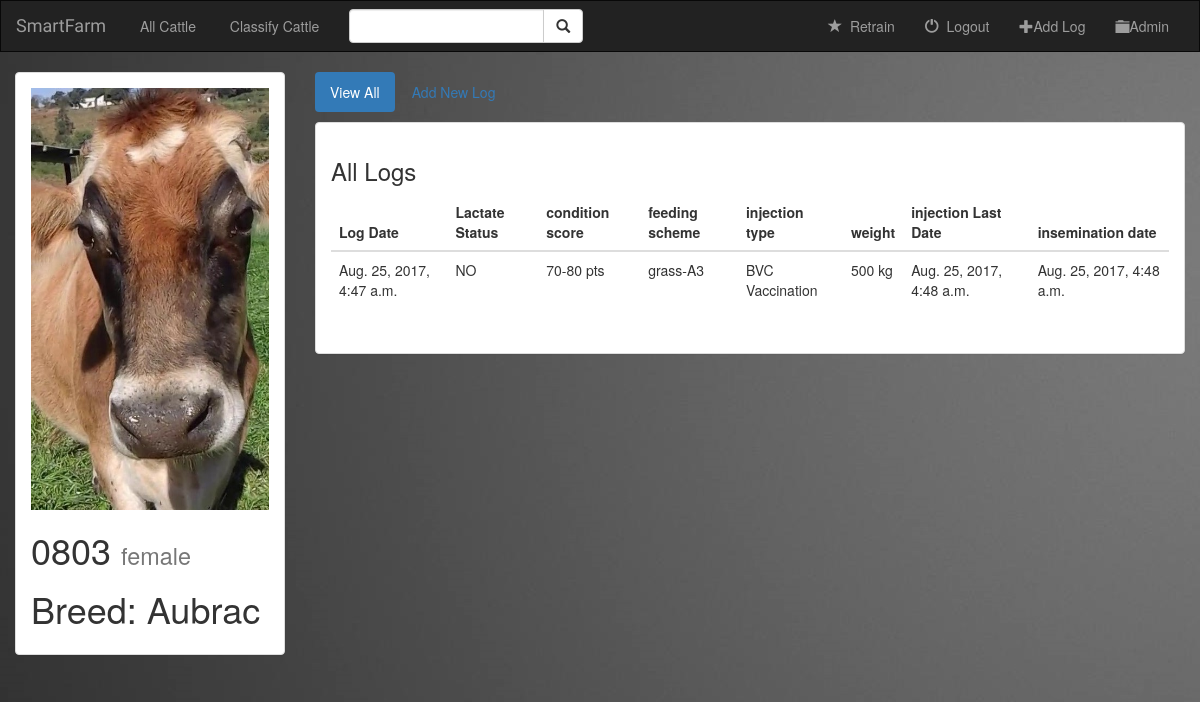
Screenshot of /4/ (signed in) with the database file from the repository.
### face/models.py (models this page shows, shortened)
class Cow(models.Model):
    MALE = 'male'
    FEMALE = 'female'
    JERSEY = 'Jersey'
    AUBRAC = 'Aubrac'
    T1 = 'Horned In Both Sexes'
    T2 = 'Male Only Horned '
    HORN_CHOICES = (
        (T1, 'Horned In Both Sexes'),
        (T2, 'Male Only Horned '),
        )
    GENDER_CHOICES = (
        (MALE, 'male'),
        (FEMALE, 'female'),
        )
    name = models.CharField(max_length=100)
    gender = models.CharField(max_length=6, choices=GENDER_CHOICES,
        default=FEMALE)
    BREED_CHOICES = (
        (JERSEY, 'Jersey'),
        (AUBRAC, 'Aubrac'),
        )
    breed = models.CharField(max_length=15, choices=BREED_CHOICES,
        default=JERSEY)
    coat_color = models.CharField(max_length=100, default=None)
    horn_status = models.CharField(max_length=50, choices=HORN_CHOICES,
        default=T1)
    used_for = models.CharField(max_length=100, default=None)
    cow_img = models.FileField(default=None)

class CattleLog(models.Model):
    NO = 'NO'
    YES = 'YES'
    A = ' 1-10 pts '
    B = '10-20 pts'
    C = '20-30 pts'
    D = '30-40 pts'
    E = '50-60 pts'
    F = '60-70 pts'
    G = '70-80 pts'
    H = '80-90 pts'
    I = '90-100 pts'
    LAC_CHOICES = (
        (NO, 'NO'),
        (YES, 'YES'),
    )
    PTS_CHOICES = (
        (A, ' 1-10 pts'),
        (B, '10-20 pts'),
        (C, '20-30 pts'),
        (D, '30-40 pts'),
        (E, '50-60 pts'),
        (F, '60-70 pts'),
        (G, '70-80 pts'),
        (G, '70-80 pts'),
        (H, '80-90 pts'),
        (I, '90-100 pts'),
    )
    cow = models.ForeignKey(Cow, on_delete=models.CASCADE)
    log = models.DateTimeField()
    birth_date = models.DateField()  # this must go in the cow model as it is a constant
    description = models.CharField(max_length=100000)
    lactating = models.CharField(max_length=15, choices=LAC_CHOICES,
        default=NO)
    feeding_scheme = models.CharField(max_length=100)
    condition_score = models.CharField(max_length=15, choices=PTS_CHOICES,
        default=A)
    injection_type = models.CharField(max_length=100)
    weight = models.PositiveSmallIntegerField(default=0)
    injection_Last_Date = models.DateTimeField()
    insemination_date = models.DateTimeField()

### face/views.py (the view)
# urls.py: url(r'^(?P<pk>[0-9])/$', login_required(views.DetailView.as_view()), name='detail'),
class DetailView(generic.DetailView):
    model = Cow
    template_name = 'face/detail.html'

### face/templates/face/detail.html (shortened to what this page needs)
{% extends 'face/base.html' %}
{% block body %}
    <div class="container-fluid songs-container">
    <div class="row">
        <div class="col-sm-4 col-md-3">
            <div class="panel panel-default">
                <div class="panel-body">
                    <a href="{% url 'face:detail' cow.id %}">
                        {% if cow.cow_img %}
                            <img src="{{ cow.cow_img.url }}" class="img-responsive">
                        {% else %}
                            <h3>No image to display</h3>
                        {% endif %}
                    </a>
                    <h1>{{ cow.name }} <small>{{ cow.gender }}</small></h1>
                    <h1>Breed: {{ cow.breed }}</h1>
                </div>
            </div>
        </div>
        <div class="col-sm-8 col-md-9">
            <ul class="nav nav-pills" style="margin-bottom: 10px;">
                <li role="presentation" class="active"><a href="{% url 'face:index'%}">View All</a></li>
                <li role="presentation"><a href="{{ pk }}/admin/face/cattlelog/add/">Add New Log</a></li>
            </ul>
            <div class="panel panel-default">
                <div class="panel-body">
                    <h3>All Logs</h3>
                    <table class="table">
                        <thead>
                        <tr>
                            <th>Log Date</th>
                            <th>Lactate Status</th>
                            <th>condition score</th>
                            <th>feeding scheme</th>
                            <th>injection type</th>
                            <th>weight</th>
                            <th>injection Last Date</th>
                            <th>insemination date</th>
                        </tr>
                        </thead>
                        <tbody>
                        {% for log in cow.cattlelog_set.all %}
                            <tr>
                                <td>{{ log.log }}</td>
                                <td>
                                   <p>{{ log.lactating }}</p>
                                </td>
                                <td>
                                    <p>{{ log.condition_score }}</p>
                                </td>
                                <td>
                                    <p>{{ log.feeding_scheme }}</p>
                                </td>
                                <td>
                                    <p>{{ log.injection_type }}</p>
                                </td>
                                <td>
                                    <p>{{ log.weight }} kg</p>
                                </td>
                                <td>
                                    <p>{{ log.injection_Last_Date }}</p>
                                </td>
                                <td>
                                    <p>{{ log.insemination_date }}</p>
                                </td>
                            </tr>
                        {% endfor %}
                        </tbody>
                    </table>
                </div>
            </div>
        </div>
    </div>
</div>
{% endblock %}

### face/static/face/style.css (style rules this page uses)
body { background: white url("images/background.png"); }

### rows the page displays
Cow: cow_img (picture), name "0803", gender "female", breed "Aubrac"
CattleLog: log "Aug. 25, 2017, 4:47 a.m.", lactating "NO", condition_score "70-80 pts", feeding_scheme "grass-A3", injection_type "BVC Vaccination", weight "500", injection_Last_Date "Aug. 25, 2017, 4:48 a.m.", insemination_date "Aug. 25, 2017, 4:48 a.m."
